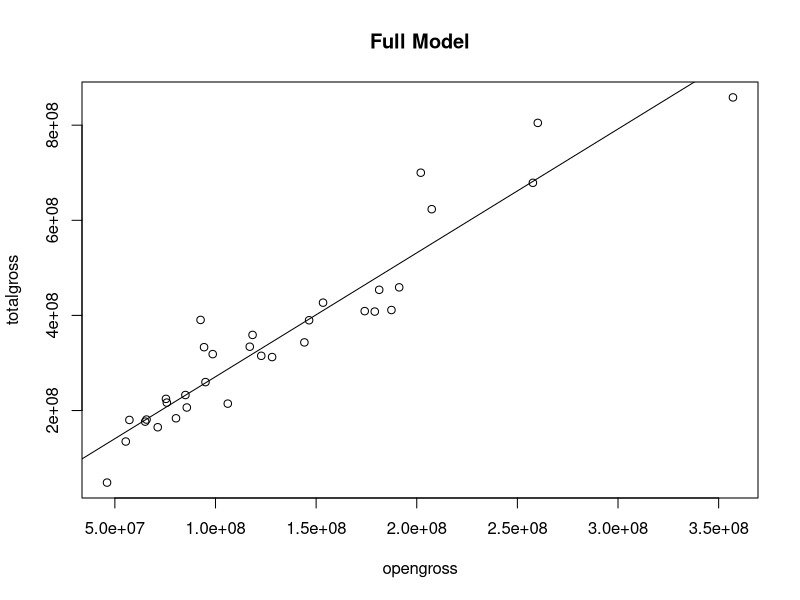
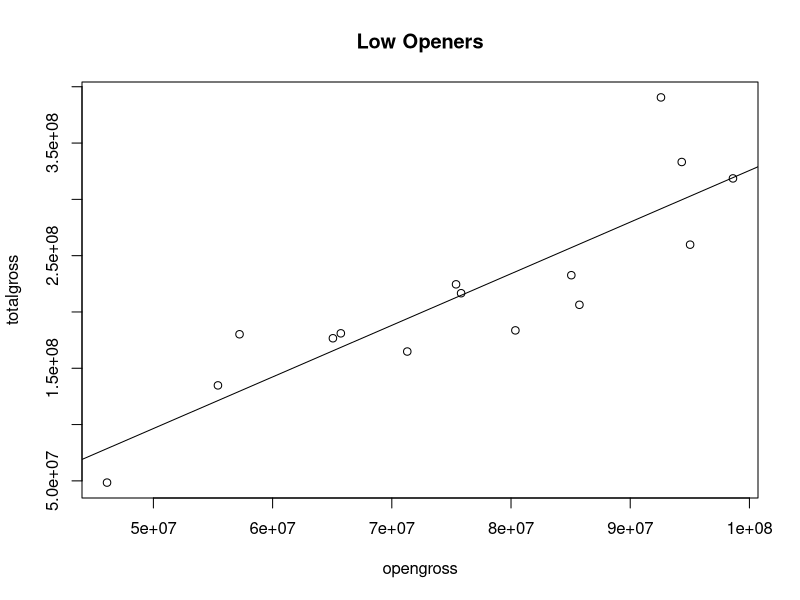
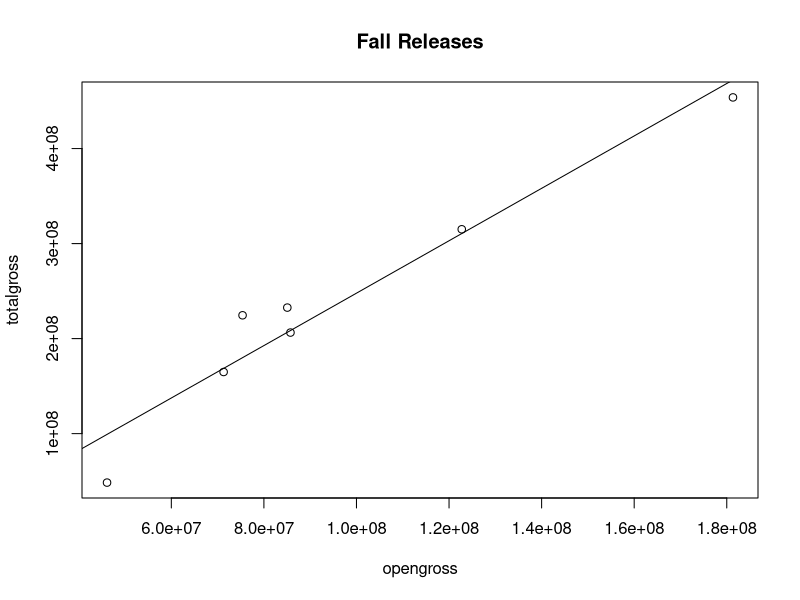
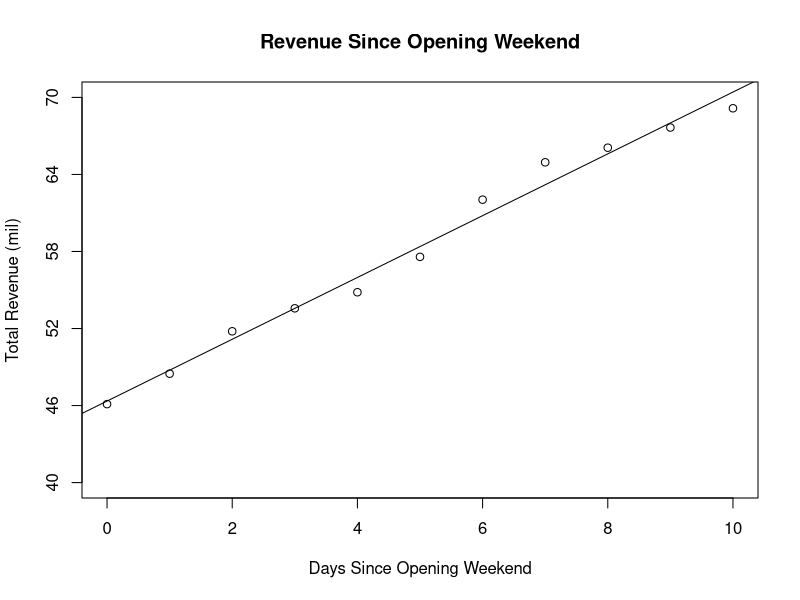
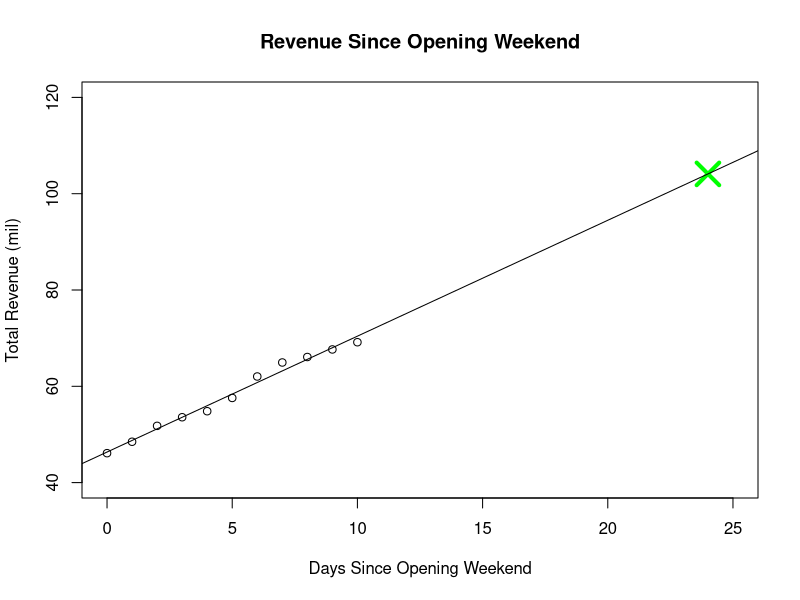

Here is the R script that generated these plots, in order:
## ---- chunk 1
data <- read.csv("marveldata.csv", quote="'")
summary(data)
head(data, 5)

# We don't need the id, distributor, title, or date columns
modelData <- subset(data, select = -c(id, distributer, title, date))
summary(modelData)
## ---- chunk 2
# Convert table from website into dataframe
dailyEarnings <- data.frame(
  Date = c("Nov 22", "Nov 21", "Nov 20", "Nov 19", 
           "Nov 18", "Nov 17", "Nov 16", "Nov 15", "Nov 14", 
           "Nov 13", "Nov 12", "Nov 11", "Nov 10"),
  DayOfWeek = c("Wednesday", "Tuesday", "Monday", "Sunday", 
                "Saturday", "Friday", "Thursday", "Wednesday", 
                "Tuesday", "Monday", "Sunday", "Saturday", "Friday"),
  Rank = c(5, 3, 4, 3, 3, 4, 1, 1, 1, 1, 1, 1, 1),
  Revenue = c(1500000, 1570855, 1137196, 2910248, 4453682, 
              2756659, 1251387, 1789239, 3300946, 2372375, 
              9247703, 15260052, 21603104),
  Change_Daily = c("-4.5%", "+38.1%", "-60.9%", "-34.7%", 
                   "+61.6%", "+120.3%", "-30.1%", "-45.8%", 
                   "+39.1%", "-74.3%", "-39.4%", "-29.4%", "-"),
  Change_LastWeek = c("-16.2%", "-52.4%", "-52.1%", 
                      "-68.5%", "-70.8%", "-87.2%", 
                      "-", "-", "-", "-", "-", "-", "-"),
  Theaters = c(3070, 4030, 4030, 4030, 4030, 4030, 4030, 
               4030, 4030, 4030, 4030, 4030, 4030),
  Avg = c(488, 389, 282, 722, 1105, 684, 310, 443, 819, 
          588, 2294, 3786, 5360),
  TotalRevenue = c(69153446, 67653446, 66082591, 64945395, 
                   62035147, 57581465, 54824806, 53573419, 
                   51784180, 48483234, 46110859, 36863156, 21603104),
  Day = c(13, 12, 11, 10, 9, 8, 7, 6, 5, 4, 3, 2, 1)
)

# Preview data
summary(dailyEarnings)
head(dailyEarnings)
## ---- chunk 3
openGrossMil <- data$opengross/1000000
summary(openGrossMil)

# Find std dev and mean of opening gross
oneStd = sd(data$opengross)
cat("One standard deviation:",oneStd, "\n")
meanOpenGross = mean(data$opengross)
cat("Mean of opening gross: ", meanOpenGross, "\n")

# Get The Marvels opening gross
theMarvelsOpenGross = data.frame(opengross=(subset(data, title=="The Marvels"))$opengross)
theMarvelsOpenGrossNum = theMarvelsOpenGross$opengross
# Find standard deviations below the mean The Marvels was
numBelowMean = (meanOpenGross - theMarvelsOpenGrossNum) / oneStd
cat("Number of Std Devs The Marvels is below the mean: ", numBelowMean, "\n")
## ---- chunk 4
# Fit a model with all data
fullModel = lm(totalgross~opengross, data=modelData)
summary(fullModel)

# Plot regression line
plot(totalgross~opengross, data=modelData, 
     main="Full Model")
abline(fullModel)
## ---- chunk 5
# Get data with opening gross < 100 mil
lowOpeners = subset(modelData, opengross<=100000000)

# Fit model with low openers
lowOpenModel = lm(totalgross~opengross, data=lowOpeners)
summary(lowOpenModel)

# Plot regression line
plot(totalgross~opengross, data=lowOpeners,
     main="Low Openers")
abline(lowOpenModel)
## ---- chunk 6
# Only take movies that had fall releases
fallData = subset(modelData, season=="Fall")
summary(fallData)
head(modelData)

# Fit model with fall releases
fallModel = lm(totalgross~opengross, data=fallData)
summary(fallModel)

# Plot regression line
plot(totalgross~opengross, data=fallData,
     main="Fall Releases")
abline(fallModel)
## ---- chunk 7
# Predictions for each model
fullPred = predict(fullModel, newdata = theMarvelsOpenGross)
lowOpenPred = predict(lowOpenModel, newdata = theMarvelsOpenGross)
fallPred = predict(fallModel, newdata = theMarvelsOpenGross)

# Create a data frame for the table
predictionTable <- data.frame(
  FullModel = fullPred,
  LowOpenModel = lowOpenPred,
  FallModel = fallPred
)

# Display the table
print(predictionTable)
## ---- chunk 8
# Data that only contains Nov 12 and later
sinceNov12 = subset(dailyEarnings, (Date != "Nov 10") & (Date != "Nov 11")) 

# Add column that represents days since Nov 12
sinceNov12$DaysAfterOpeningWknd = sinceNov12$Day - 3

# Show data
summary(sinceNov12)
sinceNov12

# Fit model passed on days since opening weekend
sinceNov12Model = lm(TotalRevenue~DaysAfterOpeningWknd, data=sinceNov12)

# Summarize model
summary(sinceNov12Model)

# Convert to millions for easier viewing
plotData = sinceNov12
plotData$TotalRevenue = plotData$TotalRevenue / 1000000

# Plot regression line
milModel = lm(TotalRevenue~DaysAfterOpeningWknd, data=plotData)
plot(TotalRevenue~DaysAfterOpeningWknd, data=plotData, 
     yaxp=c(40,70,5), ylim=c(40, 70),
     main="Revenue Since Opening Weekend", 
     xlab="Days Since Opening Weekend", ylab="Total Revenue (mil)")
abline(milModel)

finalPrediction = predict(sinceNov12Model, 
                          newdata=data.frame(DaysAfterOpeningWknd=c(24)))
cat("Our prediction based on daily earnings since Nov 12: ", 
    finalPrediction, "\n")
## ---- chunk 9
plot(TotalRevenue~DaysAfterOpeningWknd, data=plotData, 
     ylim=c(40, 120), xlim=c(0, 25),
     main="Revenue Since Opening Weekend", 
     xlab="Days Since Opening Weekend", ylab="Total Revenue (mil)")
points(x=24,y=finalPrediction/1000000,pch=4, cex=3, lw=4, col="green")
abline(milModel)
